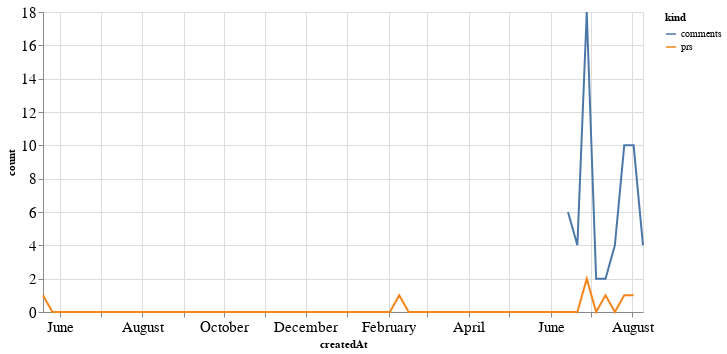

Notebook code cell kept with this figure:
### Code cell
alt.Chart(total_time, width=600).mark_line().encode(
    x='createdAt',
    y='count',
    color='kind'
)

### Figure 1 — Vega-Lite specification as saved in the notebook (floating-point values rounded to 4 significant figures; data arrays with more than 128 entries replaced by an {"elided": "..."} marker saying what was removed)
{"config": {"axisLeft": {"labelFontSize": 15}, "axisBottom": {"labelFontSize": 15}}, "data": {"name": "data-8f70d51549b391c0c6becf712e8e1362"}, "mark": "line", "encoding": {"color": {"type": "nominal", "field": "kind"}, "x": {"type": "temporal", "field": "createdAt"}, "y": {"type": "quantitative", "field": "count"}}, "width": 600, "$schema": "https://vega.github.io/schema/vega-lite/v4.8.1.json", "datasets": {"data-8f70d51549b391c0c6becf712e8e1362": {"elided": "130 records"}}}
